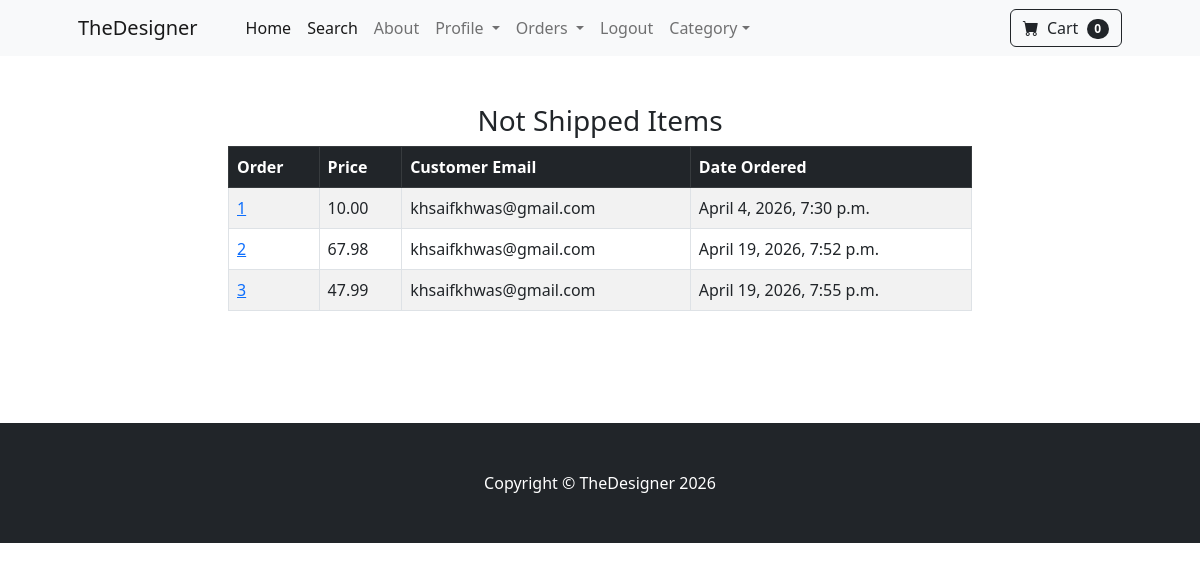
The app's page /payment/not_shipped_dash (signed in), older data.
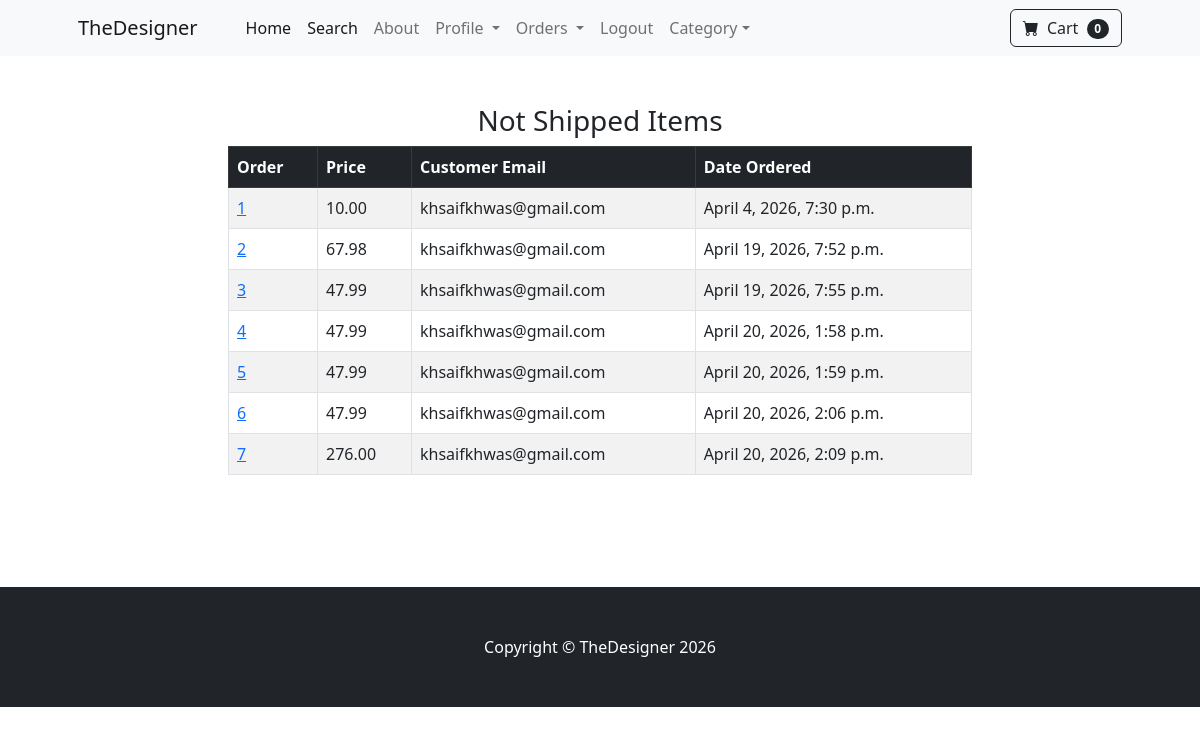
The same page, newer data.
### payment/models.py (models this page shows, shortened)
class Order(models.Model):
    user = models.ForeignKey(User, on_delete=models.CASCADE, null=True, blank=True)
    full_name = models.CharField(max_length=200)
    email = models.EmailField(max_length=250)
    phone = models.CharField(max_length=20, blank=True)   # <-- add this line
    shipping_address = models.TextField(max_length=1000)
    amount_paid = models.DecimalField(max_digits=10, decimal_places=2)
    date_ordered = models.DateTimeField(auto_now_add=True)
    shipped = models.BooleanField(default = False)
    date_shipped = models.DateTimeField(blank = True,null = True)

### payment/views.py (the view)
# urls.py: path('not_shipped_dash',views.not_shipped_dash, name="not_shipped_dash"),
def not_shipped_dash(request):
    if request.user.is_authenticated and request.user.is_superuser:
        orders = Order.objects.filter(shipped=False)
        return render(request, "payment/not_shipped_dash.html", {"orders":orders})
    else:
        messages.success(request, "Access Denied !")
        return redirect('home')

### cart/cart.py (called while the page is built)
    def __len__(self):
        return len(self.cart)

### cart/context_processors.py (called while the page is built)
def cart(request):
    return {'cart': Cart(request)}

### payment/templates/payment/not_shipped_dash.html
{% extends 'base.html' %}
{% block content %}
<div class="container">
    <div class="row">
        <center>
            <div class="col-8">
                <br><br>
                <h3>Not Shipped Items</h3>
                <table class="table table-striped table-hover table-bordered">
  <thead class="table-dark">
    <tr>
      <th scope="col">Order</th>
      <th scope="col">Price</th>
      <th scope="col">Customer Email</th>
      <th scope="col">Date Ordered</th>
    </tr>
  </thead>
  <tbody>
    {% for item in orders%}
    <tr>
      <td><a href="{% url 'orders' item.id %}">{{item.id}}</a></td>
      <td>{{item.amount_paid}}</td>
      <td>{{item.email}}</td>
      <td>{{item.date_ordered}}</td>
    </tr>
    {% endfor %}
  </tbody>
</table>
<br><br>
<br><br>
            </div>
        </center>
    </div>
</div>
{% endblock %}

### store/templates/base.html (shortened to what this page needs)
{% load static %}
<!DOCTYPE html>
<html lang="en">
    <head>
        <link href="https://cdn.jsdelivr.net/npm/bootstrap-icons@1.5.0/font/bootstrap-icons.css" rel="stylesheet" />
        <link href="{% static 'css/styles.css' %}" rel="stylesheet" />
    </head>
    <body>
        {% include 'navbar.html' %}
        {% block content %}
        {% endblock %}
        <footer class="py-5 bg-dark">
            <div class="container"><p class="m-0 text-center text-white">Copyright &copy; TheDesigner 2026</p></div>
        </footer>
    </body>
</html>

### store/templates/navbar.html (shortened to what this page needs)
<nav class="navbar navbar-expand-lg navbar-light bg-light">
    <div class="container px-4 px-lg-5">
        <a class="navbar-brand" href="{% url 'home' %}">TheDesigner</a>
        <div class="collapse navbar-collapse" id="navbarSupportedContent">
            <ul class="navbar-nav me-auto mb-2 mb-lg-0 ms-lg-4">
                <li class="nav-item"><a class="nav-link active" aria-current="page" href="{% url 'home' %}">Home</a></li>
                <li class="nav-item"><a class="nav-link active" aria-current="page" href="{% url 'search' %}">Search</a></li>
                <li class="nav-item"><a class="nav-link" href="{% url 'about' %}">About</a></li>
                {% if user.is_authenticated %}
                <li class="nav-item dropdown">
                    <a class="nav-link dropdown-toggle" id="navbarDropdown" href="#" role="button" data-bs-toggle="dropdown" aria-expanded="false">
                        Profile </a>
                </li>
                {% if user.is_superuser %}
                <li class="nav-item dropdown">
                    <a class="nav-link dropdown-toggle" id="navbarDropdown" href="#" role="button" data-bs-toggle="dropdown" aria-expanded="false">
                        Orders </a>
                </li>
                {% endif %}
                <li class="nav-item"><a class="nav-link" href="{% url 'logout' %}">Logout</a></li>
                {% else %}
                <li class="nav-item"><a class="nav-link" href="{% url 'login' %}">Login</a></li>
                <li class="nav-item"><a class="nav-link" href="{% url 'register' %}">Register</a></li>
                {% endif %}
                <li class="nav-item dropdown">
                    <a class="nav-link dropdown-toggle" id="navbarDropdown" href="#" role="button" data-bs-toggle="dropdown" aria-expanded="false">
                        Category</a>
                </li>
            </ul>
            <form class="d-flex">
                <a href="{% url 'cart_summary' %}" class="btn btn-outline-dark">
                    <i class="bi-cart-fill me-1"></i>
                    Cart
                    <span class="badge bg-dark text-white ms-1 rounded-pill" id="cart_quantity">{{ cart | length }}</span>
                </a>
            </form>
        </div>
    </div>
</nav>

Row changes from the older to the newer data that the page shows:
added Order: id "4", amount_paid "47.99", email "khsaifkhwas@gmail.com", date_ordered "April 20, 2026, 1:58 p.m."
added Order: id "5", amount_paid "47.99", email "khsaifkhwas@gmail.com", date_ordered "April 20, 2026, 1:59 p.m."
added Order: id "6", amount_paid "47.99", email "khsaifkhwas@gmail.com", date_ordered "April 20, 2026, 2:06 p.m."
added Order: id "7", amount_paid "276.00", email "khsaifkhwas@gmail.com", date_ordered "April 20, 2026, 2:09 p.m."
